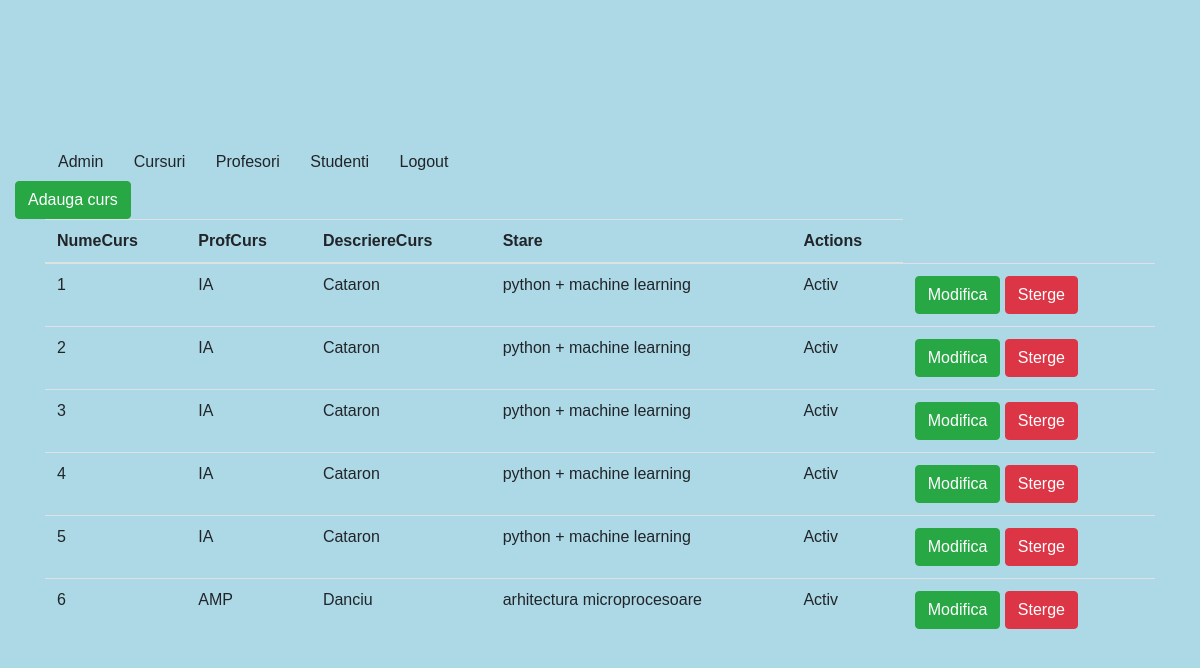
/cursuri/ (signed in), run on an earlier commit of the app's database.
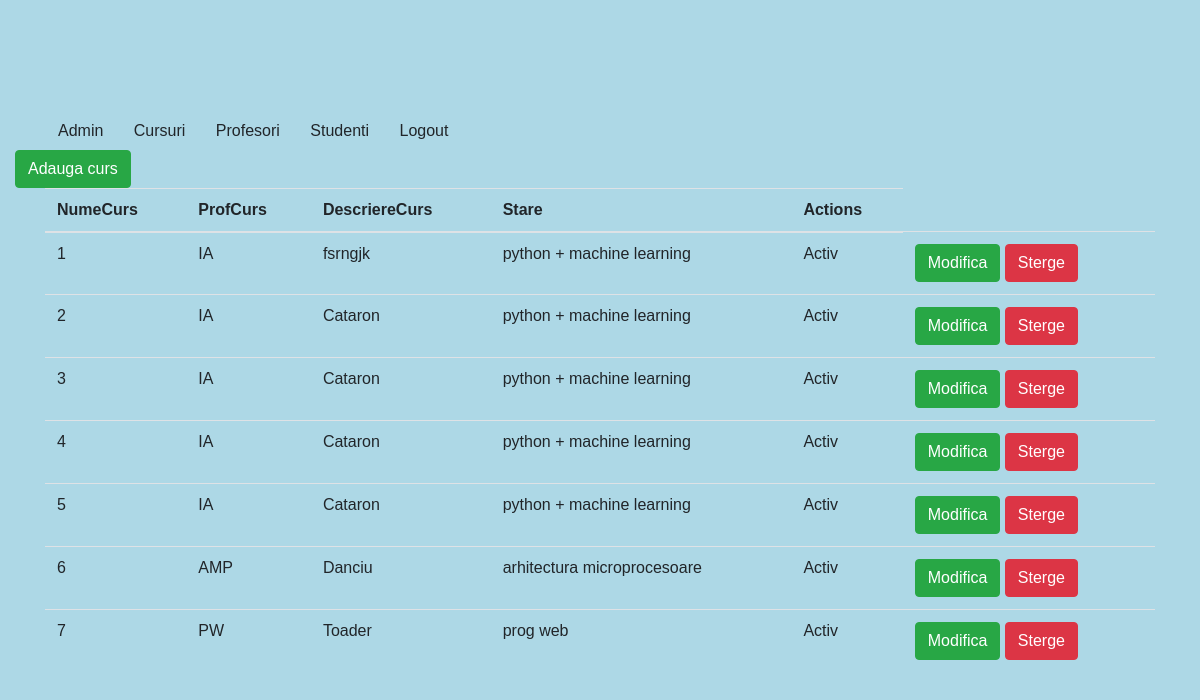
And on a later commit of the database.
### aplicatie1/models.py (models this page shows, shortened)
class Cursuri(models.Model):
    NumeCurs = models.CharField(max_length=100)
    ProfCurs = models.CharField(max_length=100)
    DescriereCurs = models.CharField(max_length=300)
    activ = models.BooleanField(default=True)

### aplicatie1/views.py (the view)
# urls.py: path('', views.CursuriView.as_view(), name='lista_cursuri'),
class CursuriView(LoginRequiredMixin, ListView):
    model = Cursuri
    template_name = 'aplicatie1/cursuri_index.html'

### templates/aplicatie1/cursuri_index.html (shortened to what this page needs)
{% extends 'base.html' %}
{% block content %}
<a href="{% url 'cursuri:adauga' %}" class="btn btn-success">Adauga curs</a>
<head>
</head>
<div class="container">
    <table class="table">
        <thead>
            <tr>
                <th>NumeCurs</th>
                <th>ProfCurs</th>
                <th>DescriereCurs</th>
                <th>Stare</th>
                <th>Actions</th>
            </tr>
        </thead>
        <tbody>
            {% for item in cursuri_list %}
                <tr>
                        <td>{{ forloop.counter }}</td>
                        <td>{{item.NumeCurs }}</td>
                        <td>{{ item.ProfCurs }}</td>
                        <td>{{ item.DescriereCurs }}</td>
                  <td>{% if item.activ == 1 %}
                    <span>Activ</span>
                    {% else %}
                    <span>Inactiv</span>
                    {% endif %}
                    </td>
                    <td>
<a href="{% url 'cursuri:update' item.id %}" class="btn btn-success">Modifica</a>
                         {% if item.activ == 1 %}
                        <a href="{% url 'cursuri:sterge' item.id %}" class="btn btn-danger">Sterge</a>
                    {% else %}
                        <a href="{% url 'cursuri:activeaza' item.id %}" class="btn btn-info">Activeaza</a>
                    {% endif %}
                </td>
                </tr>
            {% endfor %}
        </tbody>
    </table>
    </div>
{% endblock %}

### templates/base.html (shortened to what this page needs)
<html>
<head>
    <link rel="stylesheet" href="https://stackpath.bootstrapcdn.com/bootstrap/4.4.1/css/bootstrap.min.css">
</head>
<body>
<div class="container">
    <div class="row">
        <div class="col-md-12">
            <nav>
                <a class="btn" href="/admin">Admin</a>
                {% if request.user.is_authenticated %}
                    <a class="btn" href="{% url 'cursuri:lista_cursuri' %}">Cursuri</a>
                    <a class="btn" href="{% url 'profesori:lista_profesori' %}">Profesori</a>
                      <a class="btn" href="{% url 'studenti:lista_studenti' %}">Studenti</a>
                    <a class="btn" href="{% url 'logout' %}">Logout</a>
                {% endif %}
            </nav>
        </div>
    </div>
</div>
<div class="col-md-12">
{% block content %}
{% endblock %}
</div>
</body>
</html>

### templates/base.html (style rules this page uses)
Body { font-family: Calibri, Helvetica, sans-serif; }
.container { align-self: center; }

### templates/aplicatie1/cursuri_index.html (style rules this page uses)
Body { font-family: Calibri, Helvetica, sans-serif; background-color: lightblue; align-content: center; }

What changed in the data, as far as the page shows it:
changed Cursuri: ProfCurs "Cataron" → "fsrngjk"
added Cursuri: NumeCurs "PW", ProfCurs "Toader", DescriereCurs "prog web", activ "Activ"
